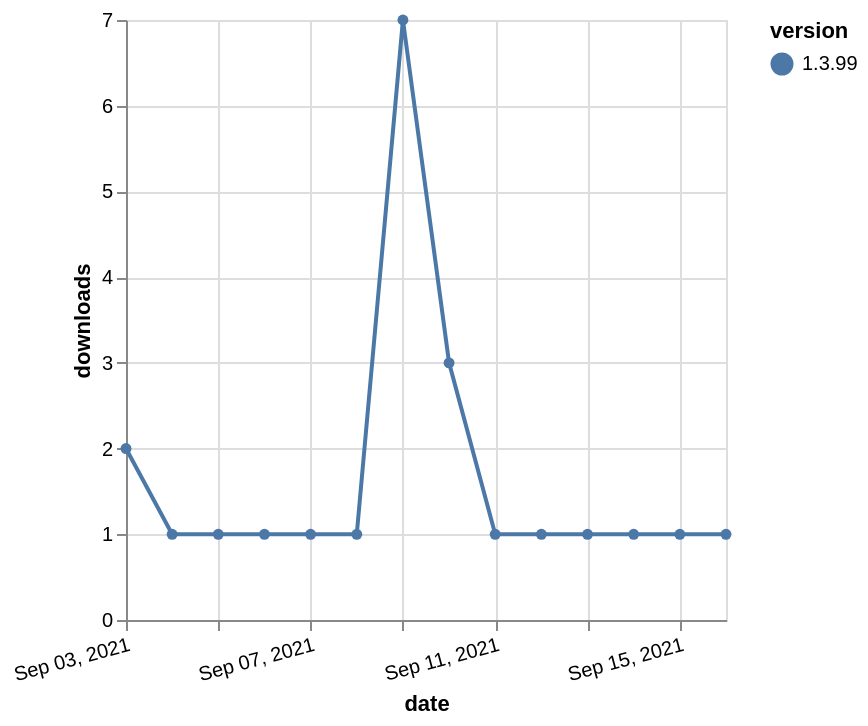

Describe this chart as a Vega-Lite specification.
### Vega-Lite specification from a JSON file in a GitHub repository (floating-point values rounded to 4 significant figures)
{"$schema": "https://vega.github.io/schema/vega-lite/v5.json", "description": "A simple bar chart with embedded data.", "data": {"values": [{"date": "2021-09-03", "total": 489, "delta": 2, "version": "1.3.99"}, {"date": "2021-09-04", "total": 490, "delta": 1, "version": "1.3.99"}, {"date": "2021-09-05", "total": 491, "delta": 1, "version": "1.3.99"}, {"date": "2021-09-06", "total": 492, "delta": 1, "version": "1.3.99"}, {"date": "2021-09-07", "total": 493, "delta": 1, "version": "1.3.99"}, {"date": "2021-09-08", "total": 494, "delta": 1, "version": "1.3.99"}, {"date": "2021-09-09", "total": 501, "delta": 7, "version": "1.3.99"}, {"date": "2021-09-10", "total": 504, "delta": 3, "version": "1.3.99"}, {"date": "2021-09-11", "total": 505, "delta": 1, "version": "1.3.99"}, {"date": "2021-09-12", "total": 506, "delta": 1, "version": "1.3.99"}, {"date": "2021-09-13", "total": 507, "delta": 1, "version": "1.3.99"}, {"date": "2021-09-14", "total": 508, "delta": 1, "version": "1.3.99"}, {"date": "2021-09-15", "total": 509, "delta": 1, "version": "1.3.99"}, {"date": "2021-09-16", "total": 510, "delta": 1, "version": "1.3.99"}]}, "width": "container", "mark": {"type": "line", "point": {"filled": true}}, "encoding": {"x": {"field": "date", "type": "temporal", "timeUnit": "yearmonthdate", "title": "date", "axis": {"labelAngle": -15}}, "y": {"field": "delta", "type": "quantitative", "title": "downloads"}, "color": {"field": "version", "type": "nominal"}, "tooltip": {"field": "delta"}}}
